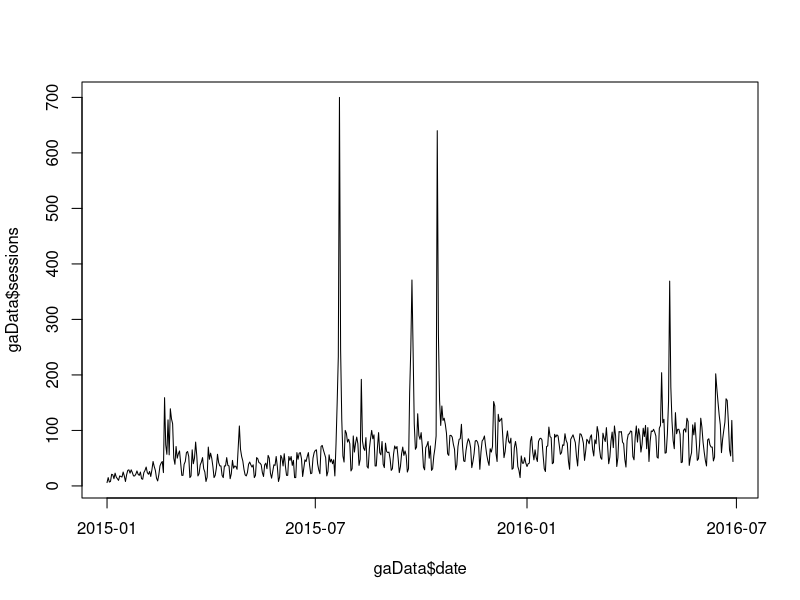

Reproduce this figure in R.
## ---- chunk 1
12^2
## ---- chunk 2
myVar <- 12^2
## ---- chunk 3
# We need to actually adjust the value of myVar for when we reference it again later.
myVar <- 12^2*10
## ---- chunk 4
myVector <- c(1,2,3,4)
## ---- chunk 5
myVector
## ---- chunk 6
myVector^3
## ---- chunk 7
typeof(myVar)
## ---- chunk 8
typeof(myVector)
## ---- chunk 9
length(myVar)
length(myVector)
## ---- chunk 10
gaData <- read.csv("data/td.csv", stringsAsFactors = FALSE)
## ---- chunk 11
gaData$date <- as.Date(gaData$date)
## ---- chunk 12
plot(x = gaData$date, y = gaData$sessions, type = "l")
